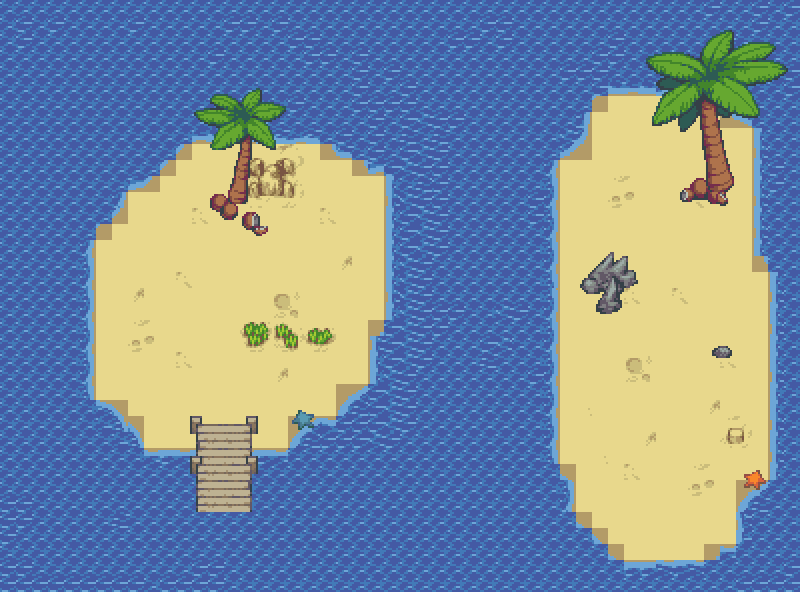

Tiled map render using the project's own tile images. Description and the map definition, with tile-layer contents summarised, below:
An orthogonal 50x37 tile map with 16x16 px tiles, 3 tile layers (Tile Layer 1, Tile Layer 2, Tile Layer 3) and 19 objects.

<map version="1.0" tiledversion="1.1.5" orientation="orthogonal" renderorder="right-down" width="50" height="37" tilewidth="16" tileheight="16" infinite="0" nextobjectid="234">
 <tileset firstgid="1" source="beach.tsx" />
 <layer name="Tile Layer 1" width="50" height="37">
  <data>[1850 cells, 1850 non-empty, 106 distinct tile ids]</data>
 </layer>
 <layer name="Tile Layer 2" width="50" height="37">
  <data>[1850 cells, 115 non-empty, 110 distinct tile ids]</data>
 </layer>
 <layer name="Tile Layer 3" width="50" height="37">
  <data>[1850 cells, 153 non-empty, 143 distinct tile ids]</data>
 </layer>
 <objectgroup name="cats">
  <object id="210" x="181.167" y="249.167" />
 </objectgroup>
 <objectgroup name="coins">
  <object id="212" x="230.5" y="323.5" />
  <object id="213" x="272.5" y="324" />
  <object id="214" x="316.5" y="323" />
  <object id="215" x="454" y="314.333" />
  <object id="216" x="499" y="283.5" />
  <object id="217" x="658.5" y="267.5" />
  <object id="218" x="657.5" y="308" />
  <object id="219" x="661" y="357" />
 </objectgroup>
 <objectgroup name="thwompers" />
 <objectgroup name="yarn_balls" />
 <objectgroup name="portals">
  <object id="220" x="665" y="514" />
 </objectgroup>
 <objectgroup name="zone 1">
  <object id="224" x="382.667" y="178">
   <polygon points="0,0 0,141.333 -15.3333,208.667 -96.6667,269.333 -236,270.667 -286.667,220.667 -288,66" />
  </object>
  <object id="225" x="96" y="236">
   <polygon points="0,0 34,-42.6667 99.3333,-92 224,-89.3333 282.667,-63.3333" />
  </object>
  <object id="226" x="562.667" y="462.667">
   <polygon points="0,0 14.6667,50.6667 65.3333,97.3333 160,93.3333 204,16 204.667,-192.667 188,-334.667 -2,-302.667" />
  </object>
  <object id="227" x="574.667" y="152">
   <polygon points="0,0 23.3333,-52 136,-57.3333 174,-29.3333" />
  </object>
 </objectgroup>
 <objectgroup name="impassable">
  <object id="228" x="598.667" y="257.333" width="38" height="32.6667" />
  <object id="229" x="580.667" y="276.667" width="28" height="17.3333" />
  <object id="230" x="595.333" y="288.667" width="28.6667" height="24" />
  <object id="231" x="708.667" y="178" width="24" height="11.3333" />
  <object id="232" x="229.333" y="198" width="18" height="4" />
 </objectgroup>
 <objectgroup name="zone 2" />
 <objectgroup name="lava_bubble_bursts" />
 <objectgroup name="saw_blades" />
</map>
